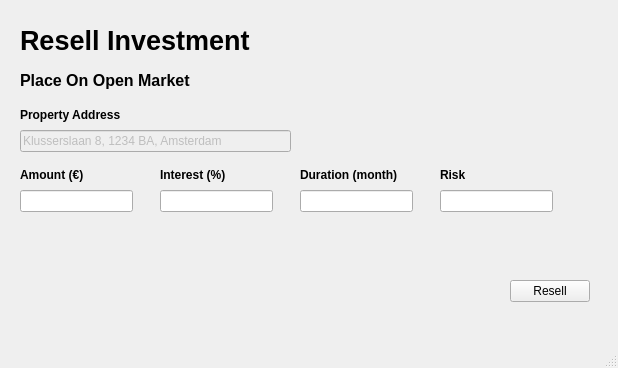
<?xml version="1.0" encoding="UTF-8"?>
<ui version="4.0">
 <class>MainWindow</class>
 <widget class="QMainWindow" name="MainWindow">
  <property name="geometry">
   <rect>
    <x>0</x>
    <y>0</y>
    <width>618</width>
    <height>368</height>
   </rect>
  </property>
  <property name="windowTitle">
   <string>MainWindow</string>
  </property>
  <widget class="QWidget" name="centralwidget">
   <widget class="QLabel" name="resell_investment_label">
    <property name="geometry">
     <rect>
      <x>20</x>
      <y>20</y>
      <width>291</width>
      <height>41</height>
     </rect>
    </property>
    <property name="font">
     <font>
      <pointsize>20</pointsize>
     </font>
    </property>
    <property name="text">
     <string>&lt;html&gt;&lt;head/&gt;&lt;body&gt;&lt;p&gt;&lt;span style=&quot; font-weight:600;&quot;&gt;Resell Investment&lt;/span&gt;&lt;/p&gt;&lt;/body&gt;&lt;/html&gt;</string>
    </property>
   </widget>
   <widget class="QLabel" name="place_on_open_market_label">
    <property name="geometry">
     <rect>
      <x>20</x>
      <y>60</y>
      <width>221</width>
      <height>41</height>
     </rect>
    </property>
    <property name="font">
     <font>
      <pointsize>10</pointsize>
     </font>
    </property>
    <property name="text">
     <string>&lt;html&gt;&lt;head/&gt;&lt;body&gt;&lt;p&gt;&lt;span style=&quot; font-size:12pt; font-weight:600;&quot;&gt;Place On Open Market&lt;/span&gt;&lt;/p&gt;&lt;/body&gt;&lt;/html&gt;</string>
    </property>
   </widget>
   <widget class="QLabel" name="amount_label">
    <property name="geometry">
     <rect>
      <x>20</x>
      <y>160</y>
      <width>91</width>
      <height>31</height>
     </rect>
    </property>
    <property name="text">
     <string>&lt;html&gt;&lt;head/&gt;&lt;body&gt;&lt;p&gt;&lt;span style=&quot; font-weight:600;&quot;&gt;Amount (€)&lt;/span&gt;&lt;/p&gt;&lt;/body&gt;&lt;/html&gt;</string>
    </property>
   </widget>
   <widget class="QLabel" name="interest_label">
    <property name="geometry">
     <rect>
      <x>160</x>
      <y>160</y>
      <width>101</width>
      <height>31</height>
     </rect>
    </property>
    <property name="text">
     <string>&lt;html&gt;&lt;head/&gt;&lt;body&gt;&lt;p&gt;&lt;span style=&quot; font-weight:600;&quot;&gt;Interest (%)&lt;/span&gt;&lt;/p&gt;&lt;/body&gt;&lt;/html&gt;</string>
    </property>
   </widget>
   <widget class="QLabel" name="duration_label">
    <property name="geometry">
     <rect>
      <x>300</x>
      <y>160</y>
      <width>121</width>
      <height>31</height>
     </rect>
    </property>
    <property name="text">
     <string>&lt;html&gt;&lt;head/&gt;&lt;body&gt;&lt;p&gt;&lt;span style=&quot; font-weight:600;&quot;&gt;Duration (month)&lt;/span&gt;&lt;/p&gt;&lt;/body&gt;&lt;/html&gt;</string>
    </property>
   </widget>
   <widget class="QLabel" name="property_address_label">
    <property name="geometry">
     <rect>
      <x>20</x>
      <y>100</y>
      <width>141</width>
      <height>31</height>
     </rect>
    </property>
    <property name="text">
     <string>&lt;html&gt;&lt;head/&gt;&lt;body&gt;&lt;p&gt;&lt;span style=&quot; font-weight:600;&quot;&gt;Property Address&lt;/span&gt;&lt;/p&gt;&lt;/body&gt;&lt;/html&gt;</string>
    </property>
   </widget>
   <widget class="QLabel" name="risk_label">
    <property name="geometry">
     <rect>
      <x>440</x>
      <y>160</y>
      <width>41</width>
      <height>31</height>
     </rect>
    </property>
    <property name="text">
     <string>&lt;html&gt;&lt;head/&gt;&lt;body&gt;&lt;p&gt;&lt;span style=&quot; font-weight:600;&quot;&gt;Risk&lt;/span&gt;&lt;/p&gt;&lt;/body&gt;&lt;/html&gt;</string>
    </property>
   </widget>
   <widget class="QLineEdit" name="property_address_line">
    <property name="enabled">
     <bool>false</bool>
    </property>
    <property name="geometry">
     <rect>
      <x>20</x>
      <y>130</y>
      <width>271</width>
      <height>22</height>
     </rect>
    </property>
    <property name="text">
     <string>Klusserslaan 8, 1234 BA, Amsterdam</string>
    </property>
   </widget>
   <widget class="QLineEdit" name="amount_line">
    <property name="geometry">
     <rect>
      <x>20</x>
      <y>190</y>
      <width>113</width>
      <height>22</height>
     </rect>
    </property>
   </widget>
   <widget class="QLineEdit" name="interest_line">
    <property name="geometry">
     <rect>
      <x>160</x>
      <y>190</y>
      <width>113</width>
      <height>22</height>
     </rect>
    </property>
   </widget>
   <widget class="QLineEdit" name="duration_line">
    <property name="geometry">
     <rect>
      <x>300</x>
      <y>190</y>
      <width>113</width>
      <height>22</height>
     </rect>
    </property>
   </widget>
   <widget class="QLineEdit" name="risk_line">
    <property name="geometry">
     <rect>
      <x>440</x>
      <y>190</y>
      <width>113</width>
      <height>22</height>
     </rect>
    </property>
   </widget>
   <widget class="QPushButton" name="resell_push_button">
    <property name="geometry">
     <rect>
      <x>510</x>
      <y>280</y>
      <width>80</width>
      <height>22</height>
     </rect>
    </property>
    <property name="text">
     <string>Resell</string>
    </property>
   </widget>
  </widget>
  <widget class="QMenuBar" name="menubar">
   <property name="geometry">
    <rect>
     <x>0</x>
     <y>0</y>
     <width>618</width>
     <height>19</height>
    </rect>
   </property>
  </widget>
  <widget class="QStatusBar" name="statusbar"/>
 </widget>
 <resources/>
 <connections/>
</ui>
